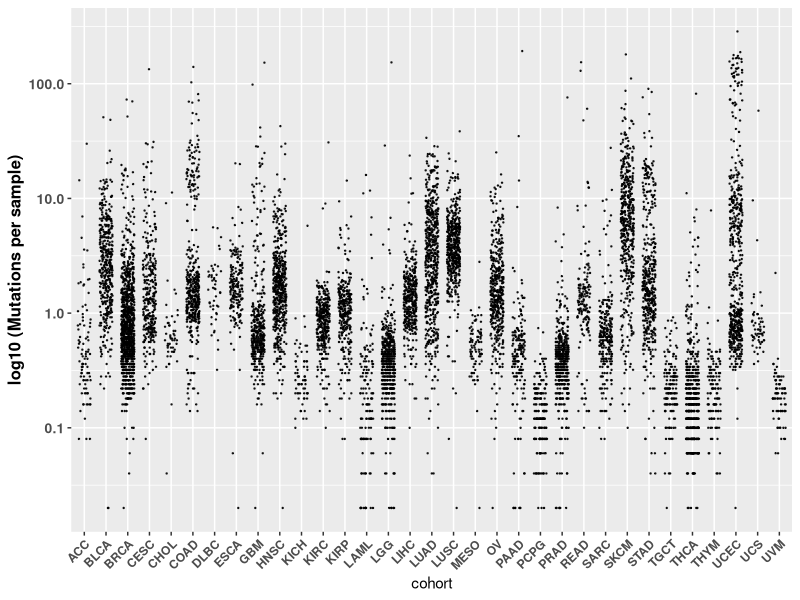
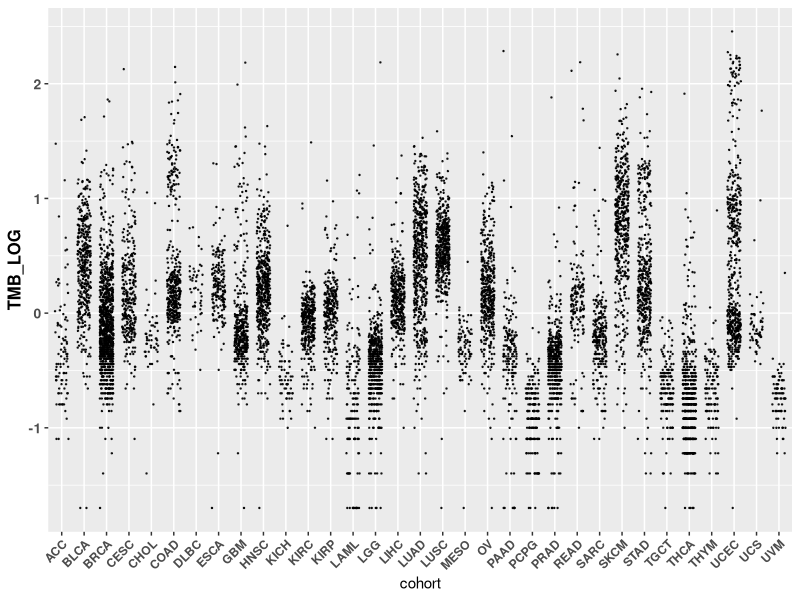

Here is the R script that generated these plots, in order:
## ---- chunk 1
#studio tumor burden
setwd("~/Desktop/LAVORO_CRO/2019/TCGA/LIHC/test_other/")
library(ggplot2)


tumor_LIH_maf=read.table("pippo.csv",sep="\t",header=T)
tumor_LIH_maf$total = as.numeric(as.character(tumor_LIH_maf$total))
tumor_load_maftols=data.frame(Name=tumor_LIH_maf$Tumor_Sample_Barcode, TMB=tumor_LIH_maf$total/50,TMB_LOG=log10(tumor_LIH_maf$total/50),cohort=tumor_LIH_maf$cohort)


#tumor_load_maftols.med = tumor_LIH_maf[,.(.N, median(total)),cohort][order(V2, decreasing = TRUE)]
pt_all<-tumor_load_maftols[order(tumor_load_maftols$TMB,decreasing = T),]

tcga.cohort.gg = ggplot(data = pt_all, aes(x = cohort, y = TMB, group = Name))+
  geom_point(position = position_jitter(width = 0.3), size = 0.2, alpha = 0.8)+ theme(axis.text.x = element_text(angle = 45, vjust = 1, hjust=1, face = "bold"), legend.position = 'none', axis.text.y = element_text(face="bold", size = 10), axis.title.y = element_text(face="bold", size = 12))
tcga.cohort.gg + scale_y_log10(breaks = c(0.01, 0.1, 1, 10, 100, 1000, 10000))+
  ylab('log10 (Mutations per sample)')


pt_all_log<-tumor_load_maftols[order(tumor_load_maftols$TMB_LOG,decreasing = T),]


tcga.cohort.gg = ggplot(data = pt_all_log, aes(x = cohort, y = TMB_LOG, group = Name))+
  geom_point(position = position_jitter(width = 0.3), size = 0.2, alpha = 0.8)+ theme(axis.text.x = element_text(angle = 45, vjust = 1, hjust=1, face = "bold"), legend.position = 'none', axis.text.y = element_text(face="bold", size = 10), axis.title.y = element_text(face="bold", size = 12))
tcga.cohort.gg 

